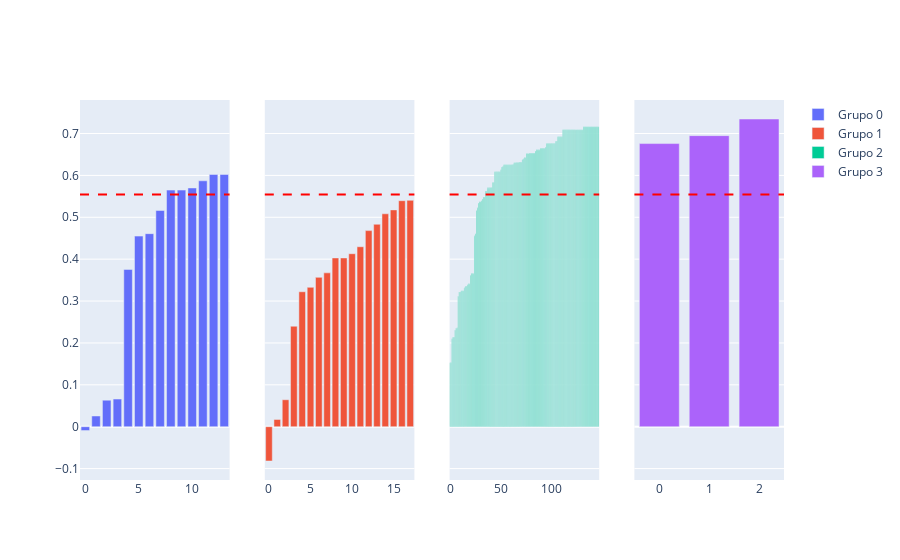

Notebook code cell kept with this figure:
### Code cell
import plotly.graph_objects as go
from plotly.subplots import make_subplots
from plotly import data

rows,cols = df.shape

fig = make_subplots(rows=1, cols=len(rotulos), shared_yaxes=True)

for rotulo in rotulos:
    fig.add_trace(
        go.Bar(y=df["silhuetas"][df["rotulos"]==rotulo], name=f"Grupo {rotulo}"), 1, rotulo+1
    )
# fig.add_trace(
#     go.Bar(y=df["silhuetas"][df["rotulos"]==1], name="2"),
#     1,
#     2,
# )

# fig.add_trace(
#     go.Bar(y=df["silhuetas"][df["rotulos"]]==2, name="3"),
#     1,
#     3,
# )

fig.add_hline(y=cluster["silhueta_media"],
                  line_width=2,
                  line_dash="dash",
                  line_color="red")

fig.show()

### Figure 1 — Plotly figure (JSON) as saved in the notebook; plotly's stock layout.template omitted (floating-point values rounded to 4 significant figures; data arrays with more than 128 entries replaced by an {"elided": "..."} marker saying what was removed)
{"data": [{"name": "Grupo 0", "type": "bar", "xaxis": "x", "y": [-0.009365, 0.02558, 0.06339, 0.06602, 0.3756, 0.4551, 0.4609, 0.5162, 0.565, 0.565, 0.57, 0.5871, 0.6023, 0.6023], "yaxis": "y"}, {"name": "Grupo 1", "type": "bar", "xaxis": "x2", "y": [-0.08189, 0.01739, 0.06439, 0.2399, 0.3222, 0.3327, 0.3566, 0.3673, 0.403, 0.403, 0.413, 0.4297, 0.4682, 0.4833, 0.5083, 0.5177, 0.5396, 0.5405], "yaxis": "y2"}, {"name": "Grupo 2", "type": "bar", "xaxis": "x3", "y": {"elided": "147 float values"}, "yaxis": "y3"}, {"name": "Grupo 3", "type": "bar", "xaxis": "x4", "y": [0.676, 0.695, 0.7347], "yaxis": "y4"}], "layout": {"shapes": [{"line": {"color": "red", "dash": "dash", "width": 2}, "type": "line", "x0": 0, "x1": 1, "xref": "x domain", "y0": 0.5545, "y1": 0.5545, "yref": "y"}, {"line": {"color": "red", "dash": "dash", "width": 2}, "type": "line", "x0": 0, "x1": 1, "xref": "x2 domain", "y0": 0.5545, "y1": 0.5545, "yref": "y2"}, {"line": {"color": "red", "dash": "dash", "width": 2}, "type": "line", "x0": 0, "x1": 1, "xref": "x3 domain", "y0": 0.5545, "y1": 0.5545, "yref": "y3"}, {"line": {"color": "red", "dash": "dash", "width": 2}, "type": "line", "x0": 0, "x1": 1, "xref": "x4 domain", "y0": 0.5545, "y1": 0.5545, "yref": "y4"}], "xaxis": {"anchor": "y", "domain": [0, 0.2125]}, "xaxis2": {"anchor": "y2", "domain": [0.2625, 0.475]}, "xaxis3": {"anchor": "y3", "domain": [0.525, 0.7375]}, "xaxis4": {"anchor": "y4", "domain": [0.7875, 1]}, "yaxis": {"anchor": "x", "domain": [0, 1]}, "yaxis2": {"anchor": "x2", "domain": [0, 1], "matches": "y", "showticklabels": false}, "yaxis3": {"anchor": "x3", "domain": [0, 1], "matches": "y", "showticklabels": false}, "yaxis4": {"anchor": "x4", "domain": [0, 1], "matches": "y", "showticklabels": false}}}
